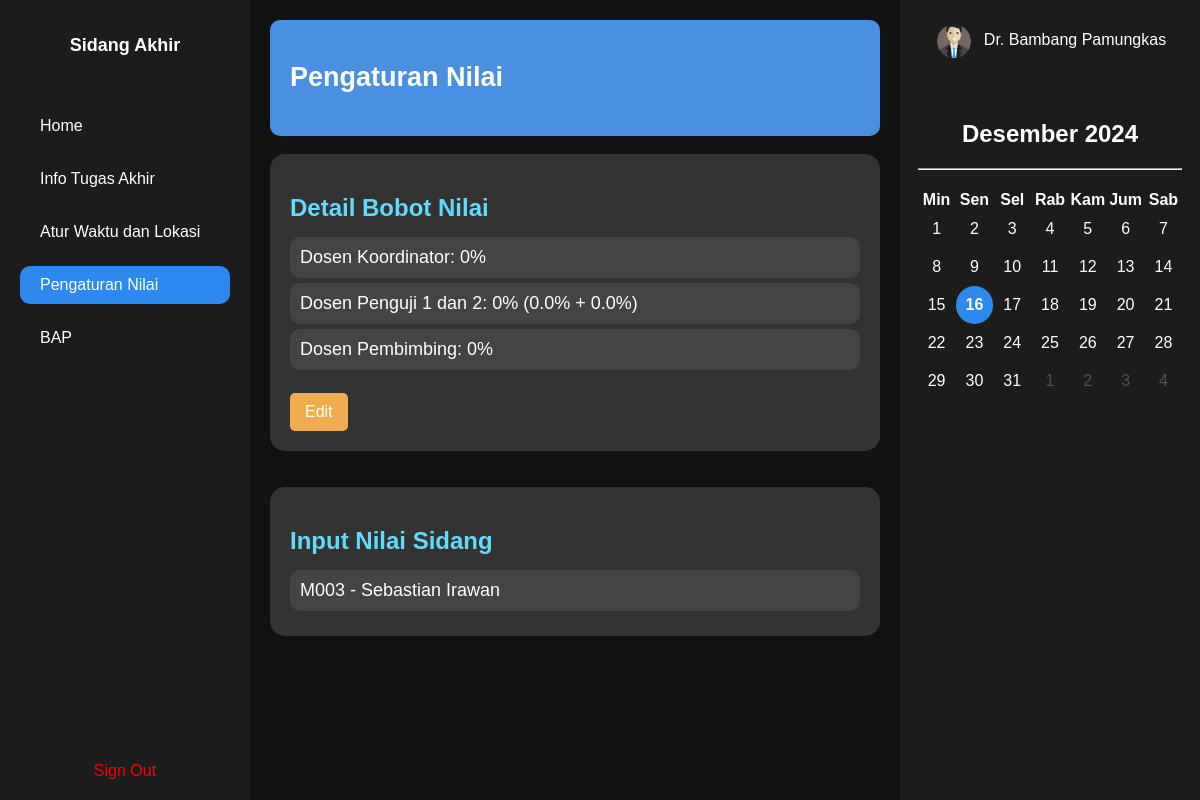
The app's page /koordinator/pengaturan_nilai (signed in), older data.
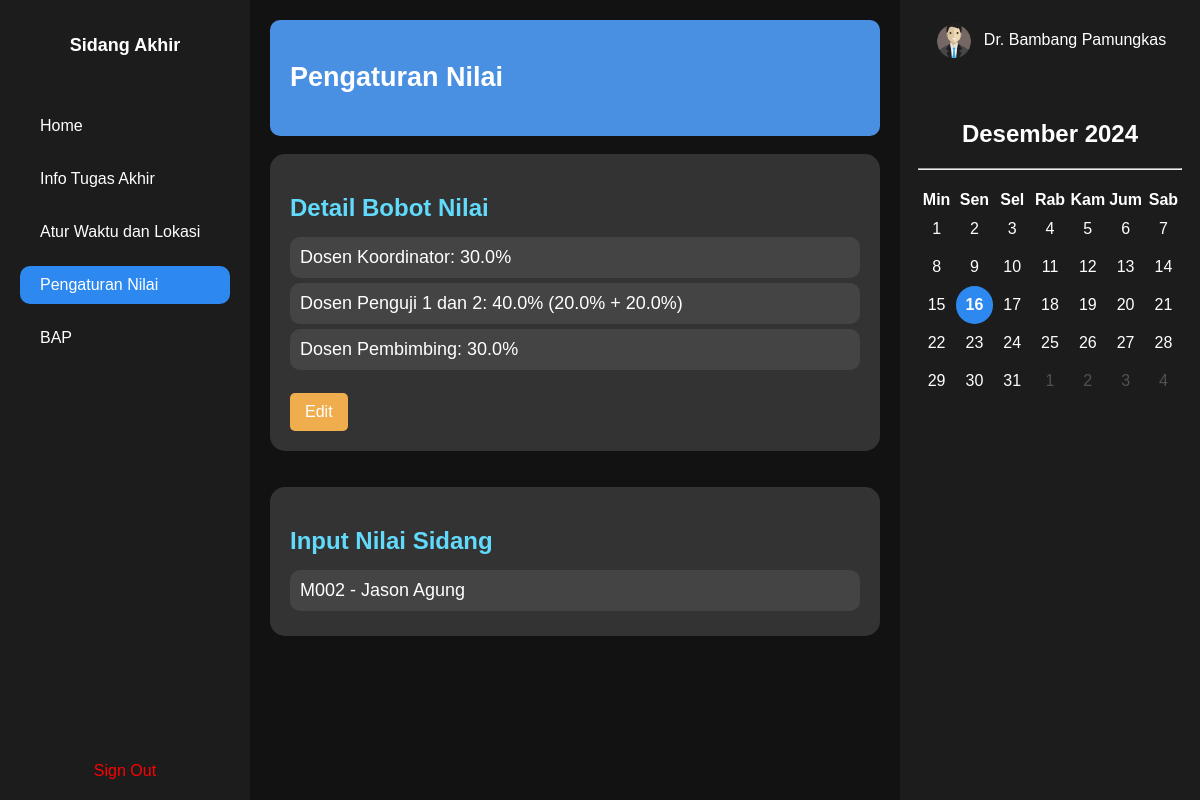
The same page, newer data.
### tables this page shows
CREATE TABLE Nilai_Koordinator (id_nilai_koordinator INTEGER PRIMARY KEY, nik_koordinator TEXT REFERENCES Koordinator (nik), id_sidang INTEGER REFERENCES Sidang (ID_Sidang), nilai REAL);

CREATE TABLE Mahasiswa (
    npm TEXT PRIMARY KEY,
    nama TEXT NOT NULL,
    jurusan TEXT NOT NULL,
    angkatan INTEGER NOT NULL,
    jenis_ta INTEGER NOT NULL,
    judul_ta TEXT NOT NULL,
    email TEXT NOT NULL,
    password TEXT NOT NULL
);

### app/routes/koordinator.py (the view, shortened to what this page needs)
@koordinator_bp.route('/pengaturan_nilai', methods = ['GET', 'POST'])
def pengaturan_nilai():
    nama = session.get('nama', None)
    nik = session.get('id', None)
    if(request.method == 'GET'):
        conn = get_db_connection()
        cursor = conn.cursor()
        cursor.execute("SELECT * FROM InfoSidang")
        info = cursor.fetchall()
        cursor.execute("SELECT * FROM nilai_koordinator")
        nilais = cursor.fetchall()
        id_sidang_in_nilai = [nilai["id_sidang"] for nilai in nilais]
        cursor.execute("SELECT * FROM bobot_pertahun_ajaran")
        all_bobot = cursor.fetchall()
        cursor.execute("SELECT * FROM bobot_pertahun_ajaran where id_tahun_ajaran IN (SELECT id_tahun_ajaran FROM Sidang WHERE status = 'active')")
        bobots = cursor.fetchall()
        print(bobots)
        if(len(bobots) == 0):
            bobots =[
                        {
                        "ID_Tahun_Ajaran": 0,
                        "bobot_penguji": 0,
                        "bobot_koordinator": 0,
                        "tata_tulis_penguji": 0,
                        "kelengkapan_materi_penguji": 0,
                        "pencapaian_tujuan_penguji": 0,
                        "penguasaan_materi_penguji": 0,
                        "presentasi_penguji": 0,
                        "bobot_pembimbing": 0,
                        "tata_tulis_pembimbing": 0,
                        "kelengkapan_materi_pembimbing": 0,
                        "proses_bimbingan_pembimbing": 0,
                        "penguasaan_materi_pembimbing": 0
                        }
                    ]
        print(bobots)
        bobot = [
                    {
                        "id_tahun_ajaran": row["ID_Tahun_Ajaran"],  # Mengakses dengan nama kolom (pastikan nama cocok)
                        "bobot_penguji": row["bobot_penguji"] * 100,
                        "bobot_koordinator": row["bobot_koordinator"] * 100,
                        "tata_tulis_penguji": row["tata_tulis_penguji"] * 100,
                        "kelengkapan_materi_penguji": row["kelengkapan_materi_penguji"] * 100,
                        "pencapaian_tujuan_penguji": row["pencapaian_tujuan_penguji"] * 100,
                        "penguasaan_materi_penguji": row["penguasaan_materi_penguji"] * 100,
                        "presentasi_penguji": row["presentasi_penguji"] * 100,
                        "bobot_pembimbing": row["bobot_pembimbing"] * 100,
                        "tata_tulis_pembimbing": row["tata_tulis_pembimbing"] * 100,
                        "kelengkapan_materi_pembimbing": row["kelengkapan_materi_pembimbing"] * 100,
                        "proses_bimbingan_pembimbing": row["proses_bimbingan_pembimbing"] * 100,
                        "penguasaan_materi_pembimbing": row["penguasaan_materi_pembimbing"] * 100
                    }
                    for row in bobots
                ]
        print(nama)
        print(info)
        print(nilais)
        print(id_sidang_in_nilai)
        print(nik)
        print(all_bobot)
        print(bobot)
        print(bobots)
        return render_template('koordinator/koordinator-pengaturan.html', nama = nama, info=info, nilai=nilais, id_sidang_in_nilai=id_sidang_in_nilai, nik=nik, bobot=bobot, bobots = all_bobot)

### app/routes/koordinator.py (called while the page is built)
def get_db_connection():
    conn = sqlite3.connect('database/database.db')
    conn.row_factory = sqlite3.Row
    return conn

@koordinator_bp.before_request
def require_login():
    allowed_routes = ['login', 'static']
    if 'email' not in session and request.endpoint not in allowed_routes:
        return redirect(url_for('login'))

### main.py (called while the page is built)
@app.before_request
def require_login():
    allowed_routes = ['login', 'static']
    if 'email' not in session and request.endpoint not in allowed_routes:
        return redirect(url_for('login'))

### templates/koordinator/koordinator-pengaturan.html (shortened to what this page needs)
<!DOCTYPE html>
<html lang="en">
<head>
  <link rel="stylesheet" href="{{ url_for('static', filename='css/koordinator/koordinator-pengaturan.css') }}">
</head>
<body>
  <div class="container">
    {% include 'koordinator/fragment/sidebar.html' %}
    <div id="main-side">
        <div id="greeting"><h2>Pengaturan Nilai</h2></div>
        <br>
        <div id="bobot-list">
            <h2>Detail Bobot Nilai</h2>
            <a><div class="bobot-item-koor">Dosen Koordinator: {{bobot[0].bobot_koordinator}}%</div></a>
            <a onclick="goToEditBobotPenguji('{{bobot[0].id_tahun_ajaran}}', '{{bobot[0].tata_tulis_penguji}}', '{{bobot[0].kelengkapan_materi_penguji}}', '{{bobot[0].pencapaian_tujuan_penguji}}', '{{bobot[0].penguasaan_materi_penguji}}', '{{bobot[0].presentasi_penguji}}')"><div class="bobot-item">Dosen Penguji 1 dan 2: {{bobot[0].bobot_penguji}}% ({{bobot[0].bobot_penguji / 2}}% + {{bobot[0].bobot_penguji / 2}}%)</div></a>
            <a onclick="goToEditBobotPembimbing('{{bobot[0].id_tahun_ajaran}}', '{{bobot[0].tata_tulis_pembimbing}}', '{{bobot[0].kelengkapan_materi_pembimbing}}', '{{bobot[0].proses_bimbingan_pembimbing}}', '{{bobot[0].penguasaan_materi_pembimbing}}',)"><div class="bobot-item"> Dosen Pembimbing: {{bobot[0].bobot_pembimbing}}%</div></a>
            <br>
            <div class="buttons"><button class="edit-btn" onclick="goToEditBobot('{{bobot[0].bobot_koordinator}}', '{{bobot[0].bobot_penguji}}', '{{bobot[0].bobot_pembimbing}}')">Edit</button></div>
        </div>
        <br><br>
        <div id="input-nilai">
            <h2>Input Nilai Sidang</h2>
            {% for sidang in info %}
            <div class="student-item" id="{{sidang.ID_Sidang}}" onclick="goToEditNilai('{{nik}}', '{{sidang.id_sidang}}', '{% if sidang.nilai_koor != None %} {{sidang.nilai_koor}} {% else %} 100 {% endif %}', '{{sidang.npm_mahasiswa}}', '{{sidang.nama_mahasiswa}}', '{{sidang.ID_Tahun_Ajaran}}')">
                {{sidang.npm_mahasiswa}} - {{sidang.nama_mahasiswa}}
            </div>
            {% endfor %}
        </div>
    </div>
    {% include 'koordinator/fragment/rightbar.html' %}
  </div>
</body>
</html>

Row changes from the older to the newer data that the page shows:
changed Nilai_Koordinator: npm_mahasiswa "M003" → "M002"; nama_mahasiswa "Sebastian Irawan" → "Jason Agung"
Text that changed along with them:
{{ bobot[0].bobot_koordinator }}: "0" → "30.0"
{{ bobot[0].bobot_penguji }}: "0" → "40.0"
{{ bobot[0].bobot_penguji / 2 }}: "0.0" → "20.0"
{{ bobot[0].bobot_pembimbing }}: "0" → "30.0"
